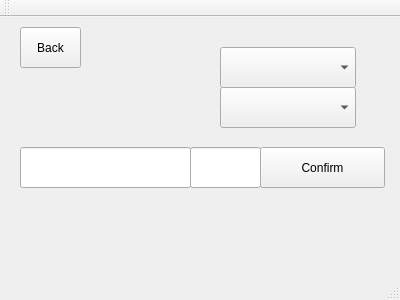
<?xml version="1.0" encoding="UTF-8"?>
<ui version="4.0">
 <class>SettingsWindow</class>
 <widget class="QMainWindow" name="SettingsWindow">
  <property name="geometry">
   <rect>
    <x>0</x>
    <y>0</y>
    <width>400</width>
    <height>300</height>
   </rect>
  </property>
  <property name="windowTitle">
   <string>MainWindow</string>
  </property>
  <widget class="QWidget" name="centralWidget">
   <widget class="QComboBox" name="midiInputSelector">
    <property name="geometry">
     <rect>
      <x>220</x>
      <y>30</y>
      <width>136</width>
      <height>41</height>
     </rect>
    </property>
   </widget>
   <widget class="QLineEdit" name="serverIPBox">
    <property name="geometry">
     <rect>
      <x>20</x>
      <y>130</y>
      <width>171</width>
      <height>41</height>
     </rect>
    </property>
   </widget>
   <widget class="QPushButton" name="confirmButton">
    <property name="geometry">
     <rect>
      <x>260</x>
      <y>130</y>
      <width>125</width>
      <height>41</height>
     </rect>
    </property>
    <property name="text">
     <string>Confirm</string>
    </property>
   </widget>
   <widget class="QLineEdit" name="serverPortBox">
    <property name="geometry">
     <rect>
      <x>190</x>
      <y>130</y>
      <width>71</width>
      <height>41</height>
     </rect>
    </property>
   </widget>
   <widget class="QPushButton" name="backButton">
    <property name="geometry">
     <rect>
      <x>20</x>
      <y>10</y>
      <width>61</width>
      <height>41</height>
     </rect>
    </property>
    <property name="text">
     <string>Back</string>
    </property>
   </widget>
   <widget class="QComboBox" name="midiOutputSelector">
    <property name="geometry">
     <rect>
      <x>220</x>
      <y>70</y>
      <width>136</width>
      <height>41</height>
     </rect>
    </property>
   </widget>
  </widget>
  <widget class="QMenuBar" name="menuBar">
   <property name="geometry">
    <rect>
     <x>0</x>
     <y>0</y>
     <width>400</width>
     <height>35</height>
    </rect>
   </property>
  </widget>
  <widget class="QToolBar" name="mainToolBar">
   <attribute name="toolBarArea">
    <enum>TopToolBarArea</enum>
   </attribute>
   <attribute name="toolBarBreak">
    <bool>false</bool>
   </attribute>
  </widget>
  <widget class="QStatusBar" name="statusBar"/>
 </widget>
 <layoutdefault spacing="6" margin="11"/>
 <resources/>
 <connections/>
</ui>
